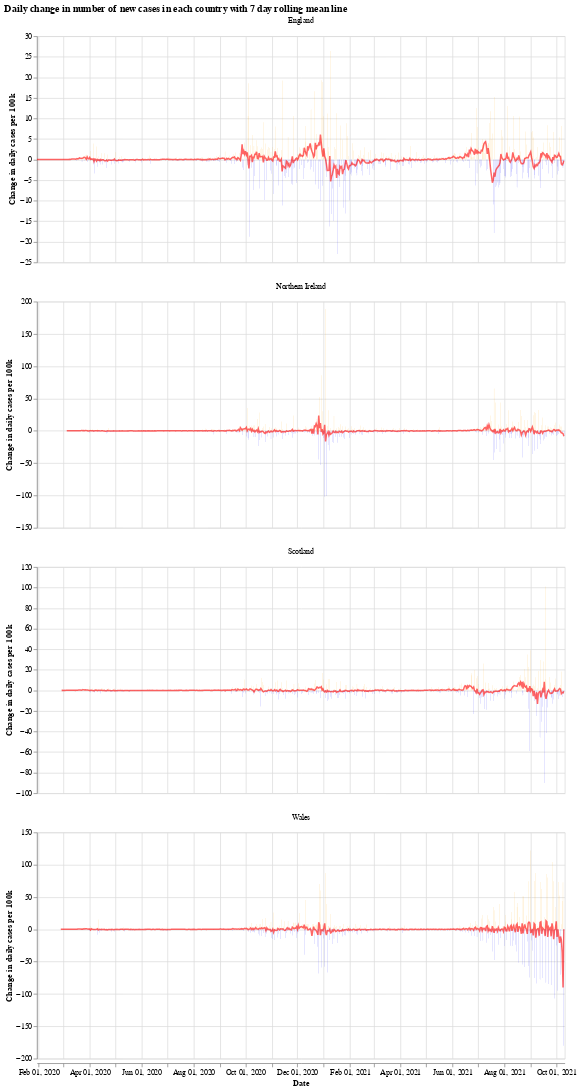

The notebook cell this image was saved under:
### Markdown cell above
We will use the Python library `Altair` for visualising the data, see the [altair docs](https://altair-viz.github.io/) for more information.

First we have a graph which shows the daily change in the number of new cases for each country. This number jumps up and down all over the place, which is likely due to delay in reporting of new cases over the weekend. Another interesting thing is that it looks like the daily cases in Wales experienced a much shorter period of calm over the summer (calm in the sense of daily cases not jumping up and down).

The orange bars are days when the number of new cases (per 100k population) was more than the previous day, while the blue are days when the number of new cases dropped. The red line is the 7 day moving average. 

When the moving average line is below 0, it means that there is a consistent drop in new cases. We can see this clearly happening around the times that lockdowns were introduced (though, to varying degrees). I will update the graphs soon with a marker of when each lockdown started.

### Code cell
# collapse
import altair as alt

bars = alt.Chart(uk_cases).mark_bar().encode(
    x=alt.X("yearmonthdate(date):T", axis=alt.Axis(title='Date')),
    y=alt.Y("casesChangeRate:Q", axis=alt.Axis(title='Change in daily cases per 100k')),
    tooltip='casesChange',
    color=alt.condition(
        alt.datum.casesChangeRate > 0,
        alt.value("orange"),  # The positive color
        alt.value("blue")  # The negative color
    )
).properties(title='Daily change in number of new cases with 7 day rolling mean',width=700).interactive()

line = alt.Chart(uk_cases).mark_line(
    color='red',
    size=2,
    opacity=0.6
).transform_window(
    rolling_mean='mean(casesChangeRate)',
    frame=[0, 7],
    groupby=['areaName']
).encode(
    x='yearmonthdate(date):T',
    y='rolling_mean:Q'
)

alt.layer(bars, line, data=uk_cases).facet(alt.Column(
    'areaName', title=''), columns=1).resolve_scale(y='independent').properties(title='Daily change in number of new cases in each country with 7 day rolling mean line')

### Figure 1 — Vega-Lite specification as saved in the notebook (floating-point values rounded to 4 significant figures; data arrays with more than 128 entries replaced by an {"elided": "..."} marker saying what was removed)
{"config": {"view": {"continuousWidth": 400, "continuousHeight": 300}}, "data": {"name": "data-59fd526ac905a7e1bfa3d98121afe312"}, "facet": {"type": "nominal", "field": "areaName", "title": ""}, "spec": {"layer": [{"mark": "bar", "encoding": {"color": {"condition": {"value": "orange", "test": "(datum.casesChangeRate > 0)"}, "value": "blue"}, "tooltip": {"type": "quantitative", "field": "casesChange"}, "x": {"type": "temporal", "axis": {"title": "Date"}, "field": "date", "timeUnit": "yearmonthdate"}, "y": {"type": "quantitative", "axis": {"title": "Change in daily cases per 100k"}, "field": "casesChangeRate"}}, "selection": {"selector001": {"type": "interval", "bind": "scales", "encodings": ["x", "y"]}}, "title": "Daily change in number of new cases with 7 day rolling mean", "width": 700}, {"mark": {"type": "line", "color": "red", "opacity": 0.6, "size": 2}, "encoding": {"x": {"type": "temporal", "field": "date", "timeUnit": "yearmonthdate"}, "y": {"type": "quantitative", "field": "rolling_mean"}}, "transform": [{"window": [{"op": "mean", "field": "casesChangeRate", "as": "rolling_mean"}], "frame": [0, 7], "groupby": ["areaName"]}]}]}, "columns": 1, "resolve": {"scale": {"y": "independent"}}, "title": "Daily change in number of new cases in each country with 7 day rolling mean line", "$schema": "https://vega.github.io/schema/vega-lite/v4.8.1.json", "datasets": {"data-59fd526ac905a7e1bfa3d98121afe312": {"elided": "2388 records"}}}
